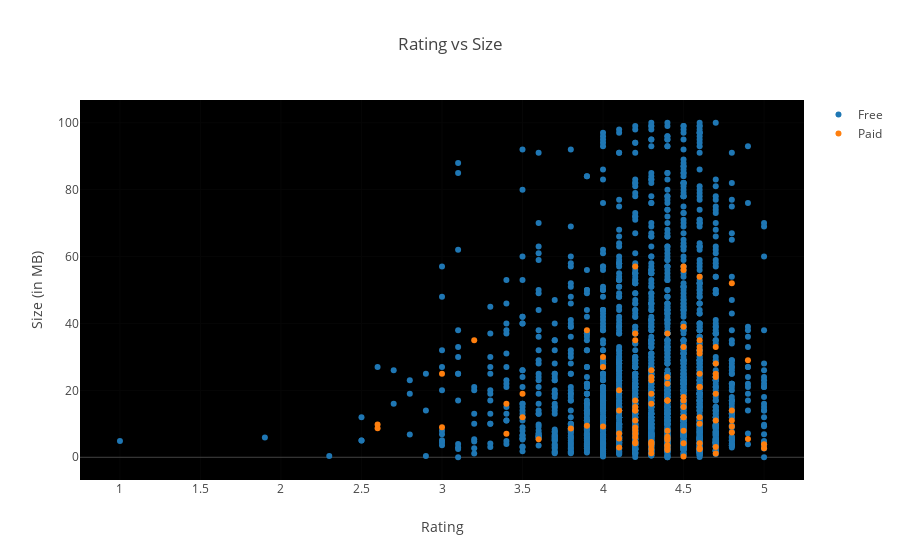

Source (notebook cell):
### Markdown cell above
# How do the sizes of paid apps and free apps vary?

### Code cell
df = df[df.Size>0]
type_groups = df.groupby('Type')

data = [{
    'x': type_groups.get_group(t)['Rating'], 
    'type':'scatter',
    'y' : df['Size'],
    'name' : t,
    'mode' : 'markers',
    'showlegend': True,
    #'text' : df['rating'],
    } for t in set(df.Type)]


layout = {'title':"Rating vs Size", 
          'xaxis': {'title' : 'Rating'},
          'yaxis' : {'title' : 'Size (in MB)'},
         'plot_bgcolor': 'rgb(0,0,0)'}

plotly.offline.iplot({'data': data, 'layout': layout})

### Figure 1 — Plotly figure (JSON) as saved in the notebook; plotly's stock layout.template omitted (floating-point values rounded to 4 significant figures; data arrays with more than 128 entries replaced by an {"elided": "..."} marker saying what was removed)
{"data": [{"mode": "markers", "name": "Free", "showlegend": true, "type": "scatter", "uid": "2a60ba64-9a90-11e8-802e-88e9fe7785ac", "x": {"elided": "2218 float values"}, "y": {"elided": "2330 float values"}}, {"mode": "markers", "name": "Paid", "showlegend": true, "type": "scatter", "uid": "2a60bbe8-9a90-11e8-9314-88e9fe7785ac", "x": [4.7, 4.8, 2.6, null, null, null, 3.5, 4.9, 4.7, 4.7, 4.7, 4.6, 4.1, 4.6, 4.4, 4.6, 4.9, 4.4, 4.5, 4.6, 4.2, 4.5, 4.6, 4.2, 4.3, 4.2, 3, 4.4, 4.3, 4.5, 4.8, 4.4, 4.8, 4.2, 4.2, 4, 4.7, 4.7, 3.9, 4.5, 4.6, 4.3, 4.5, 4.4, 4.3, 4.2, 4.4, 4.6, 4.5, 4.5, 3.2, 4.6, 4.5, 4.1, 4.6, 4.5, 4.4, 4.4, 4.4, 3.8, 4.6, 4, 5, 4.3, 3.4, null, 3.4, 4.3, 4.4, 4.4, 4.2, 5, 4.1, 3.9, 4.6, 4.2, 4.2, 3.6, 4.5, null, 4.7, 4.5, 4.2, 4.2, 4.3, 4.1, 4.4, 4.2, 4.5, null, 2.6, 4.6, 4.8, 4.2, 4.7, 3, 3.5, 4.6, null, 4, null, null, null, null, 4.4, 4.3, 4.1, 4.2, 4.3, 4.4, 4.3, 4.8], "y": {"elided": "2330 float values"}}], "layout": {"plot_bgcolor": "rgb(0,0,0)", "title": "Rating vs Size", "xaxis": {"title": "Rating"}, "yaxis": {"title": "Size (in MB)"}}}
